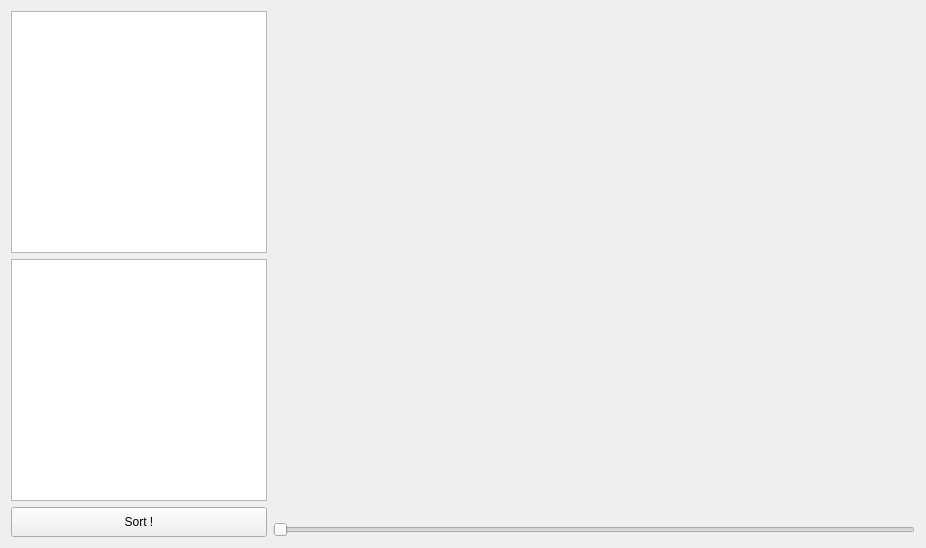
<?xml version="1.0" encoding="UTF-8"?>
<ui version="4.0">
 <class>tab_pathfinder</class>
 <widget class="QWidget" name="tab_pathfinder">
  <property name="geometry">
   <rect>
    <x>0</x>
    <y>0</y>
    <width>926</width>
    <height>548</height>
   </rect>
  </property>
  <property name="windowTitle">
   <string>Form</string>
  </property>
  <layout class="QHBoxLayout" name="horizontalLayout_2">
   <item>
    <layout class="QHBoxLayout" name="horizontalLayout" stretch="0,75">
     <property name="sizeConstraint">
      <enum>QLayout::SetFixedSize</enum>
     </property>
     <item>
      <layout class="QVBoxLayout" name="verticalLayout">
       <item>
        <widget class="QListWidget" name="lst_func">
         <property name="sizePolicy">
          <sizepolicy hsizetype="MinimumExpanding" vsizetype="MinimumExpanding">
           <horstretch>0</horstretch>
           <verstretch>0</verstretch>
          </sizepolicy>
         </property>
        </widget>
       </item>
       <item>
        <widget class="QListWidget" name="lst_data">
         <property name="sizePolicy">
          <sizepolicy hsizetype="MinimumExpanding" vsizetype="MinimumExpanding">
           <horstretch>0</horstretch>
           <verstretch>0</verstretch>
          </sizepolicy>
         </property>
        </widget>
       </item>
       <item>
        <widget class="QPushButton" name="btn_run">
         <property name="sizePolicy">
          <sizepolicy hsizetype="MinimumExpanding" vsizetype="Fixed">
           <horstretch>0</horstretch>
           <verstretch>0</verstretch>
          </sizepolicy>
         </property>
         <property name="minimumSize">
          <size>
           <width>0</width>
           <height>30</height>
          </size>
         </property>
         <property name="text">
          <string>Sort !</string>
         </property>
        </widget>
       </item>
      </layout>
     </item>
     <item>
      <layout class="QVBoxLayout" name="verticalLayout_2">
       <property name="sizeConstraint">
        <enum>QLayout::SetFixedSize</enum>
       </property>
       <item>
        <widget class="QLabel" name="lbl_visu">
         <property name="sizePolicy">
          <sizepolicy hsizetype="MinimumExpanding" vsizetype="MinimumExpanding">
           <horstretch>0</horstretch>
           <verstretch>0</verstretch>
          </sizepolicy>
         </property>
         <property name="minimumSize">
          <size>
           <width>640</width>
           <height>480</height>
          </size>
         </property>
         <property name="maximumSize">
          <size>
           <width>1280</width>
           <height>960</height>
          </size>
         </property>
         <property name="text">
          <string/>
         </property>
        </widget>
       </item>
       <item>
        <layout class="QVBoxLayout" name="verticalLayout_3" stretch="50,0">
         <item>
          <widget class="QLabel" name="lbl_step">
           <property name="sizePolicy">
            <sizepolicy hsizetype="MinimumExpanding" vsizetype="MinimumExpanding">
             <horstretch>0</horstretch>
             <verstretch>0</verstretch>
            </sizepolicy>
           </property>
           <property name="palette">
            <palette>
             <active>
              <colorrole role="Text">
               <brush brushstyle="SolidPattern">
                <color alpha="200">
                 <red>255</red>
                 <green>255</green>
                 <blue>255</blue>
                </color>
               </brush>
              </colorrole>
              <colorrole role="PlaceholderText">
               <brush brushstyle="SolidPattern">
                <color alpha="128">
                 <red>255</red>
                 <green>255</green>
                 <blue>255</blue>
                </color>
               </brush>
              </colorrole>
             </active>
             <inactive>
              <colorrole role="Text">
               <brush brushstyle="SolidPattern">
                <color alpha="200">
                 <red>255</red>
                 <green>255</green>
                 <blue>255</blue>
                </color>
               </brush>
              </colorrole>
              <colorrole role="PlaceholderText">
               <brush brushstyle="SolidPattern">
                <color alpha="128">
                 <red>255</red>
                 <green>255</green>
                 <blue>255</blue>
                </color>
               </brush>
              </colorrole>
             </inactive>
             <disabled>
              <colorrole role="Text">
               <brush brushstyle="SolidPattern">
                <color alpha="255">
                 <red>120</red>
                 <green>120</green>
                 <blue>120</blue>
                </color>
               </brush>
              </colorrole>
              <colorrole role="PlaceholderText">
               <brush brushstyle="SolidPattern">
                <color alpha="128">
                 <red>0</red>
                 <green>0</green>
                 <blue>0</blue>
                </color>
               </brush>
              </colorrole>
             </disabled>
            </palette>
           </property>
           <property name="text">
            <string/>
           </property>
           <property name="alignment">
            <set>Qt::AlignCenter</set>
           </property>
          </widget>
         </item>
         <item>
          <widget class="QSlider" name="sld_steps">
           <property name="sizePolicy">
            <sizepolicy hsizetype="MinimumExpanding" vsizetype="MinimumExpanding">
             <horstretch>0</horstretch>
             <verstretch>0</verstretch>
            </sizepolicy>
           </property>
           <property name="orientation">
            <enum>Qt::Horizontal</enum>
           </property>
          </widget>
         </item>
        </layout>
       </item>
      </layout>
     </item>
    </layout>
   </item>
  </layout>
 </widget>
 <resources/>
 <connections>
  <connection>
   <sender>btn_run</sender>
   <signal>clicked()</signal>
   <receiver>tab_pathfinder</receiver>
   <slot>slt_btn_run()</slot>
   <hints>
    <hint type="sourcelabel">
     <x>138</x>
     <y>525</y>
    </hint>
    <hint type="destinationlabel">
     <x>462</x>
     <y>273</y>
    </hint>
   </hints>
  </connection>
  <connection>
   <sender>sld_steps</sender>
   <signal>valueChanged(int)</signal>
   <receiver>tab_pathfinder</receiver>
   <slot>slt_sld_steps()</slot>
   <hints>
    <hint type="sourcelabel">
     <x>594</x>
     <y>526</y>
    </hint>
    <hint type="destinationlabel">
     <x>462</x>
     <y>273</y>
    </hint>
   </hints>
  </connection>
 </connections>
 <slots>
  <slot>slt_btn_run()</slot>
  <slot>slt_sld_steps()</slot>
 </slots>
</ui>
